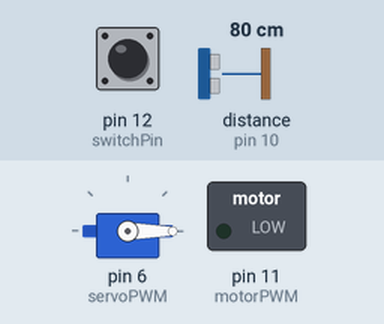
The sketch below on a simulated Arduino Uno, built with avr-gcc and run on an emulated ATmega328P. Parts: servo, switched loads named in the sketch (green lamp = pin HIGH). The test bench sets the inputs (shaded band); at power-on: pin 12 (switchPin) LOW, distance to the obstacle (sensor on pin 10) 80 cm. The echo pulse lasts 58.3 µs per cm.

Above: at 1.2 s.
1.3 s: pin 12 (switchPin) pulled HIGH for 1 s
At 2.07 s:
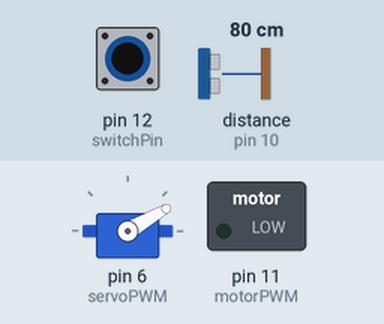
3.8 s: pin 12 (switchPin) pulled HIGH for 3.2 s
At 5.18 s:
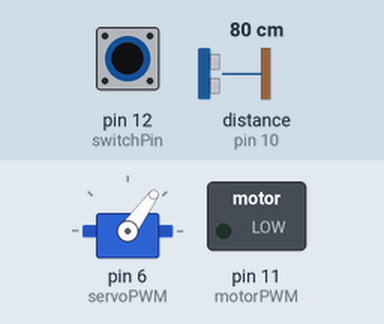
Timing chart, 0 to 8.5 s (numbered marks = the images above; inputs shaded):
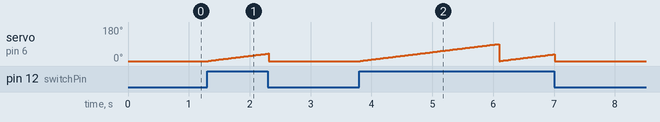

The sketch:

FrakenFan_code.ino
```cpp
#include <Ultrasonic.h>
#include <Servo.h>
#define trigPin 9
#define echoPin 10
#define motorPWM 11
#define switchPin 12
#define servoPWM 6
Ultrasonic ultrasonic(trigPin, echoPin);
Servo servo;
int motorStatus = 0; //indicate whether the motor is on or off
int pos = 0; //position(in degrees from 0) of Servo
void setup(){
    pinMode(switchPin,INPUT);
    pinMode(motorPWM,OUTPUT);
    servo.attach(servoPWM);
    //Serial.begin(9600);     debugging code
}
void loop(){
    if(digitalRead(switchPin)==HIGH){ // when switch turns on
        int distance = ultrasonic.read();
        delay(10);
        //Serial.println(distance);   debugging code
        if(distance<=50 && motorStatus==0){ //motor starts when detect user
            analogWrite(motorPWM,100);
            motorStatus=1;
        }
        else if(distance>50 && motorStatus==1){//motor stops when user not detected
            analogWrite(motorPWM,0);
            motorStatus=0;
        }
        else if(motorStatus==0 && pos<90){//sweep ultrasonic to find user
            pos++;
            servo.write(pos);
            delay(10);
        }
        else if(motorStatus==0 && pos==90){//resets back to pos 0 when user max degree reached
            pos = 0;
            servo.write(pos);
        }
    }
    else{//resets back to pos 0 and switch off motor when switch off
      analogWrite(motorPWM,0);
      motorStatus = 0;
      pos = 0;
      servo.write(pos);
      Serial.println("off");
    }
}
```

Measured:
- after the input at 1.3 s, servo on pin 6 (servoPWM): rises from 0° to 40° in 0.99 s, then falls to 0° in 0.01 s
